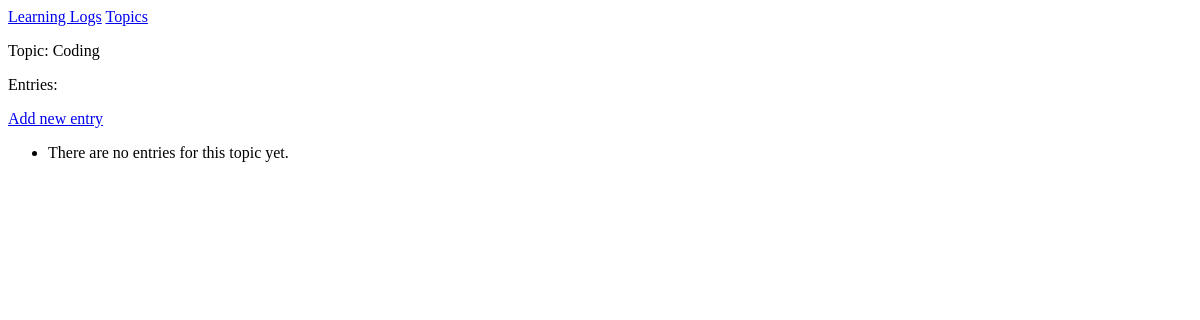
Before: /topics/3/ with the older database file.
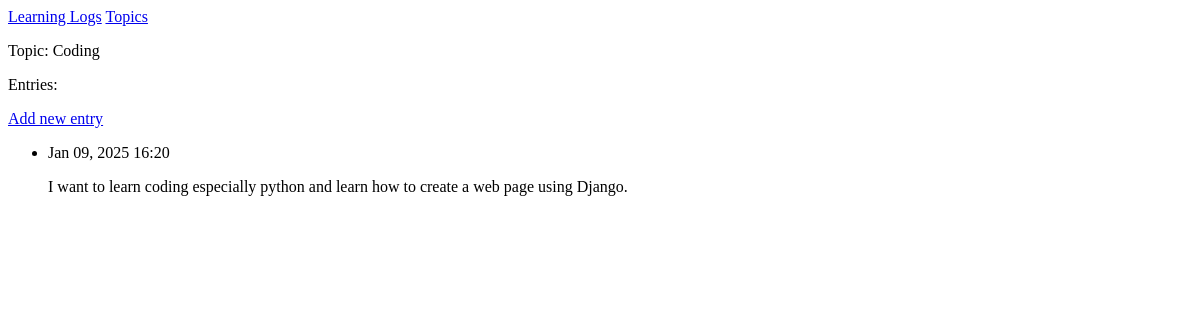
After: the same page with the newer database file.
### learning_logs/models.py (models this page shows, shortened)
class Entry(models.Model):
    topic = models.ForeignKey(Topic, on_delete=models.CASCADE)
    text = models.TextField()
    date_added = models.DateTimeField(auto_now_add=True)
    class Meta:
        verbose_name_plural = 'entries'

### learning_logs/views.py (the view)
# urls.py: path('topics/<int:topic_id>/',views.topic, name='topic'),
def topic(request, topic_id):
    topic = Topic.objects.get(id=topic_id)
    entries = topic.entry_set.order_by('-date_added')
    context = {'topic': topic, 'entries': entries}
    return render(request, 'learning_logs/topic.html',context)

### learning_logs/templates/learning_logs/topic.html
{% extends 'learning_logs/base.html' %}
{% block content %}
<p>Topic: {{ topic.text }}</p>
<p>Entries:</p>
<p>
    <a href="{% url 'learning_logs:new_entry' topic.id %}">Add new entry</a>
</p>
<ul>
    {% for entry in entries %}
        <li>
            <p>{{ entry.date_added|date:'M d, Y H:i' }}</p>
            <p>{{ entry.text|linebreaks }}</p>
        </li>
    {% empty %}
        <li> There are no entries for this topic yet.</li>
    {% endfor %}
</ul>
{% endblock content %}

Changed rows visible on the page:
added Entry: date_added "Jan 09, 2025 16:20", text "I want to learn coding especially python and learn how to create a web page using Django."
Other visible differences:
text no longer shown: "There are no entries for this topic yet."
